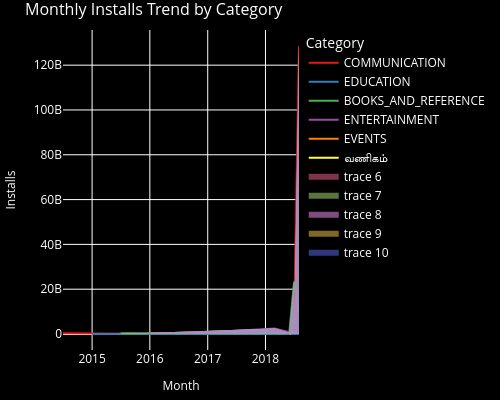

Write notebook code for a chart like this one.
### Code cell
# task 3 :Plot a time series line chart to show the trend of total installs over time.
# adding filter 
filter_time_df = merged_df[(merged_df['Reviews'] > 500) & (~merged_df['App'].str.startswith(('X','Y','Z'), na=False)) & (~merged_df['App'].str.contains('S', case=False, na=False)) & (merged_df['Category'].str.startswith(('E','C','B'), na=False))].copy()
# category Translation
category_translation_2 = {
    "BEAUTY": "सौंदर्य",
    "BUSINESS": "வணிகம்",
    "DATING": "Verabredung",
} 
filter_time_df['Category'] = filter_time_df['Category'].replace(category_translation_2)
#month column
filter_time_df['Last Updated'] = pd.to_datetime(filter_time_df['Last Updated'], errors='coerce')
filter_time_df['Month'] = filter_time_df['Last Updated'].dt.to_period('M').astype(str)
# monthly installs
monthly_installs = filter_time_df.groupby(['Month','Category'])['Installs'].sum().reset_index()
monthly_installs = monthly_installs.sort_values('Month')
# growth percentage
monthly_installs['Growth'] = monthly_installs.groupby('Category')['Installs'].pct_change() 
# time restriction
ist = pytz.timezone("Asia/Kolkata")
current_time = datetime.now(ist)
if 18 <= current_time.hour < 21:
    show_graph = True
else:
    show_graph = False
if show_graph and not monthly_installs.empty:
    fig13 = px.line(
        monthly_installs,
        x='Month',
        y='Installs',
        color='Category',
        title='Monthly Installs Trend by Category',
        color_discrete_sequence=px.colors.qualitative.Set1,
        width=plot_width,
        height=plot_height
    )
    # highlight growth > 20%
    growth_data = monthly_installs[monthly_installs["Growth"] > 0.20]
    for cat in growth_data['Category'].unique():
        temp = growth_data[growth_data['Category'] == cat]
        fig13.add_scatter(
            x=growth_data['Month'],
            y=growth_data['Installs'],
            fill='tozeroy',
            mode='none',
            opacity=0.2
)
    fig13.update_layout(
        plot_bgcolor=plot_bg_color,
        paper_bgcolor=plot_bg_color,
        font_color=text_color,
        title_font=title_font,
        xaxis=dict(title_font=axis_font),
        yaxis=dict(title_font=axis_font),
        margin=dict(l=10,r=10,t=30,b=10)
    )
    fig13.update_traces(marker=dict(line=dict(color='white',width=1)))
    save_plot_as_html(fig13, "Monthly Installs Graph 13.html", "This line chart shows the trend of total installs over time for different categories. It helps identify seasonal patterns and growth trends.")
    fig13.show()
else:
    print('Time series line chart is only available between 6 PM and 9 PM IST.')

### Figure 1 — Plotly figure (JSON) as saved in the notebook; plotly's stock layout.template omitted (floating-point values rounded to 4 significant figures)
{"data": [{"hovertemplate": "Category=COMMUNICATION<br>Month=%{x}<br>Installs=%{y}<extra></extra>", "legendgroup": "COMMUNICATION", "line": {"color": "rgb(228,26,28)", "dash": "solid"}, "marker": {"line": {"color": "white", "width": 1}, "symbol": "circle"}, "mode": "lines", "name": "COMMUNICATION", "orientation": "v", "showlegend": true, "type": "scatter", "x": ["2014-07", "2016-06", "2018-06", "2018-07", "2018-08"], "xaxis": "x", "y": [340000000, 1000000, 70000000, 5334000000, 128550000000], "yaxis": "y"}, {"hovertemplate": "Category=EDUCATION<br>Month=%{x}<br>Installs=%{y}<extra></extra>", "legendgroup": "EDUCATION", "line": {"color": "rgb(55,126,184)", "dash": "solid"}, "marker": {"line": {"color": "white", "width": 1}, "symbol": "circle"}, "mode": "lines", "name": "EDUCATION", "orientation": "v", "showlegend": true, "type": "scatter", "x": ["2015-01", "2015-06", "2015-08", "2016-09", "2016-12", "2018-07", "2018-08"], "xaxis": "x", "y": [3700000, 35000000, 36000000, 1000000, 800000, 350000000, 28000000], "yaxis": "y"}, {"hovertemplate": "Category=BOOKS_AND_REFERENCE<br>Month=%{x}<br>Installs=%{y}<extra></extra>", "legendgroup": "BOOKS_AND_REFERENCE", "line": {"color": "rgb(77,175,74)", "dash": "solid"}, "marker": {"line": {"color": "white", "width": 1}, "symbol": "circle"}, "mode": "lines", "name": "BOOKS_AND_REFERENCE", "orientation": "v", "showlegend": true, "type": "scatter", "x": ["2015-07", "2017-08", "2018-05", "2018-06", "2018-07", "2018-08"], "xaxis": "x", "y": [380000000, 400000000, 195000000, 585000000, 23437000000, 9700000000], "yaxis": "y"}, {"hovertemplate": "Category=ENTERTAINMENT<br>Month=%{x}<br>Installs=%{y}<extra></extra>", "legendgroup": "ENTERTAINMENT", "line": {"color": "rgb(152,78,163)", "dash": "solid"}, "marker": {"line": {"color": "white", "width": 1}, "symbol": "circle"}, "mode": "lines", "name": "ENTERTAINMENT", "orientation": "v", "showlegend": true, "type": "scatter", "x": ["2016-09", "2018-03", "2018-06", "2018-07", "2018-08"], "xaxis": "x", "y": [240000000, 2400000000, 780000000, 870100000, 100000000], "yaxis": "y"}, {"hovertemplate": "Category=EVENTS<br>Month=%{x}<br>Installs=%{y}<extra></extra>", "legendgroup": "EVENTS", "line": {"color": "rgb(255,127,0)", "dash": "solid"}, "marker": {"line": {"color": "white", "width": 1}, "symbol": "circle"}, "mode": "lines", "name": "EVENTS", "orientation": "v", "showlegend": true, "type": "scatter", "x": ["2018-05"], "xaxis": "x", "y": [390000], "yaxis": "y"}, {"hovertemplate": "Category=வணிகம்<br>Month=%{x}<br>Installs=%{y}<extra></extra>", "legendgroup": "வணிகம்", "line": {"color": "rgb(255,255,51)", "dash": "solid"}, "marker": {"line": {"color": "white", "width": 1}, "symbol": "circle"}, "mode": "lines", "name": "வணிகம்", "orientation": "v", "showlegend": true, "type": "scatter", "x": ["2018-06", "2018-07"], "xaxis": "x", "y": [35000000, 1170000000], "yaxis": "y"}, {"fill": "tozeroy", "marker": {"line": {"color": "white", "width": 1}}, "mode": "none", "opacity": 0.2, "type": "scatter", "x": ["2015-06", "2018-03", "2018-06", "2018-06", "2018-07", "2018-07", "2018-07", "2018-07", "2018-08"], "y": [35000000, 2400000000, 585000000, 70000000, 23437000000, 5334000000, 350000000, 1170000000, 128550000000]}, {"fill": "tozeroy", "marker": {"line": {"color": "white", "width": 1}}, "mode": "none", "opacity": 0.2, "type": "scatter", "x": ["2015-06", "2018-03", "2018-06", "2018-06", "2018-07", "2018-07", "2018-07", "2018-07", "2018-08"], "y": [35000000, 2400000000, 585000000, 70000000, 23437000000, 5334000000, 350000000, 1170000000, 128550000000]}, {"fill": "tozeroy", "marker": {"line": {"color": "white", "width": 1}}, "mode": "none", "opacity": 0.2, "type": "scatter", "x": ["2015-06", "2018-03", "2018-06", "2018-06", "2018-07", "2018-07", "2018-07", "2018-07", "2018-08"], "y": [35000000, 2400000000, 585000000, 70000000, 23437000000, 5334000000, 350000000, 1170000000, 128550000000]}, {"fill": "tozeroy", "marker": {"line": {"color": "white", "width": 1}}, "mode": "none", "opacity": 0.2, "type": "scatter", "x": ["2015-06", "2018-03", "2018-06", "2018-06", "2018-07", "2018-07", "2018-07", "2018-07", "2018-08"], "y": [35000000, 2400000000, 585000000, 70000000, 23437000000, 5334000000, 350000000, 1170000000, 128550000000]}, {"fill": "tozeroy", "marker": {"line": {"color": "white", "width": 1}}, "mode": "none", "opacity": 0.2, "type": "scatter", "x": ["2015-06", "2018-03", "2018-06", "2018-06", "2018-07", "2018-07", "2018-07", "2018-07", "2018-08"], "y": [35000000, 2400000000, 585000000, 70000000, 23437000000, 5334000000, 350000000, 1170000000, 128550000000]}], "layout": {"font": {"color": "white"}, "height": 400, "legend": {"title": {"text": "Category"}, "tracegroupgap": 0}, "margin": {"b": 10, "l": 10, "r": 10, "t": 30}, "paper_bgcolor": "black", "plot_bgcolor": "black", "title": {"font": {"size": 16}, "text": "Monthly Installs Trend by Category"}, "width": 500, "xaxis": {"anchor": "y", "domain": [0, 1], "title": {"font": {"size": 12}, "text": "Month"}}, "yaxis": {"anchor": "x", "domain": [0, 1], "title": {"font": {"size": 12}, "text": "Installs"}}}}
